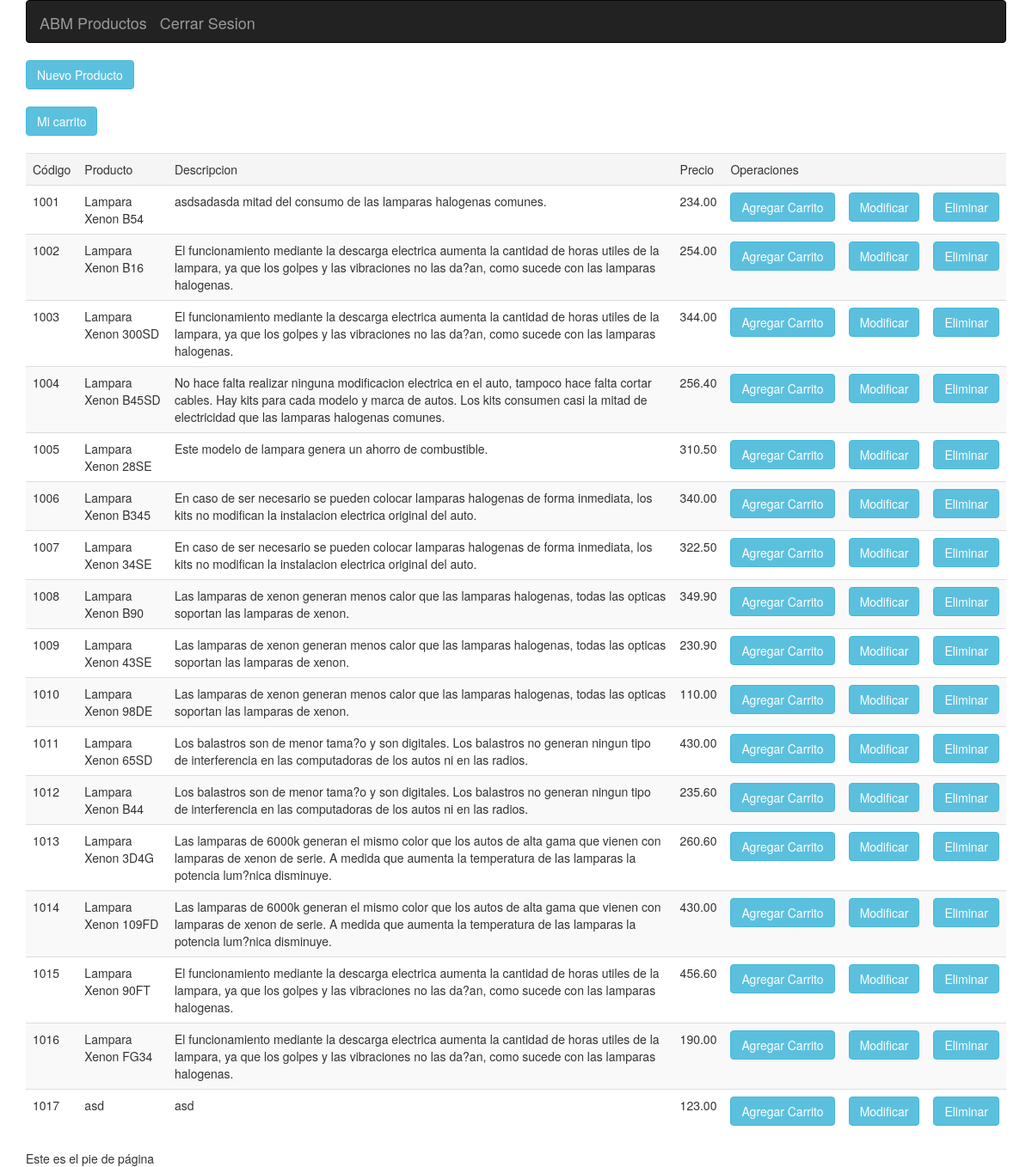
Page /inicio.php (signed in) on the committed database.
### tables this page shows
CREATE TABLE `productos` (
  `codigo` int(30) NOT NULL,
  `producto` varchar(30) NOT NULL,
  `descripcion` varchar(255) NOT NULL,
  `precio` decimal(10,2) NOT NULL
);

### clases/BasedeDatosmysqli.php (called while the page is built, shortened)
<?php
class BasedeDatosmysqli{
	private $conexion;
	private function _connect($servidor,$usuario,$password,$base){
		$this->conexion = new mysqli($servidor,$usuario,$password,$base);
		if (!$this->conexion->connect_errno){
			return false;
		}
	}
	private function setNames(){
		$this->conexion->query('SET NAMES utf8');
	}
	public function enviarQuery($query){
		$tipo = strtoupper(substr($query,0,6));
		switch ($tipo){
			case 'SELECT':
				$resultado = $this->conexion->query($query);
				if (!$resultado){
					$this->error = $this->conexion->error;
					return false;
				}
				else{
					if ($this->conexion->affected_rows == 0){
						return false;
					}
					else{
						while ($fila = $resultado->fetch_assoc()){
							$array_resultado[] = $fila;
						}
						return $array_resultado;
					}
				}
				break;
		}
	}
}
?>

### clases/Producto.php (called while the page is built, shortened)
<?php
class Producto {
	private $db;
	public function __construct($base){
		$this->db = $base;
	}
	public function getProductos(){
		$respuesta = $this->db->enviarQuery("select * from productos");
		if (!$respuesta and $this->db->error!=''){
			echo $this->db->error;
			return false;
		}
		else{
			if (!$respuesta){
				return false;
			}
			else {
				return $respuesta;
			}
		}
	}
}
?>

### inicio.php (the view, shortened to what this page needs)
<!DOCTYPE html>
<html lang="en">
<head>
	<link rel="stylesheet" type="text/css" href="bootstrap/css/bootstrap.min.css">
</head>
<body>
<div id="wrap">  <div id="main">
<div class="container">
<nav class="navbar navbar-inverse" role="navigation">
	<div class="container-fluid">
		<div class="navbar-header">
			<a href="./" class="navbar-brand">ABM Productos</a>
			<a href="salir.php" class="navbar-brand">Cerrar Sesion</a>
		</div>
	</div>
</nav>
<?php
	echo '<a href="alta.php"><button type="button" class="btn btn-info">Nuevo Producto</button></a><br /><br />';
	echo '<a href="carrito.php"><button type="button" class="btn btn-info">Mi carrito</button></a><br /><br />';
	$base = new BasedeDatosmysqli(SERVIDOR,USUARIO,PASSWORD,BASE);
	$producto = new Producto($base);
	$productoOK = $producto->getProductos();
	if ($productoOK){
		echo '<table class="table table-striped">
				<tr class="active">
					<td>Código</td>
					<td>Producto</td>
					<td>Descripcion</td>
					<td>Precio</td>
					<td colspan="3">Operaciones</td>
				</tr>';
		for ($i=0;$i<count($productoOK);$i++){
			echo '<tr>
					<td>'.$productoOK[$i]['codigo'].'</td>
					<td>'.$productoOK[$i]['producto'].'</td>
					<td>'.$productoOK[$i]['descripcion'].'</td>
					<td>'.$productoOK[$i]['precio'].'</td>
					<td><a href="agregarCarrito.php?codigo='.$productoOK[$i]['codigo'].'"><button type="button" class="btn btn-info">Agregar Carrito</button></a></td>
					<td><a href="modificar.php?codigo='.$productoOK[$i]['codigo'].'"><button type="button" class="btn btn-info">Modificar</button></a></td>
					<td><a href="eliminar.php?codigo='.$productoOK[$i]['codigo'].'" onclick="if(!confirm(\'Se borrará el producto seleccionado\'))return false"><button type="button" class="btn btn-info">Eliminar</button></a></td>
				</tr>';
		}
		echo '</table>';
	}
	else{
		echo 'Aún no hay datos ingresados';
	}
?>
</div>
</div>
</div>
<footer><div class="container">Este es el pie de página</div></footer>
</body>
</html>

### rows in the picture
productos: codigo "1001", producto "Lampara Xenon B54", descripcion "asdsadasda mitad del consumo de las lamparas halogenas comunes.", precio "234.00"
productos: codigo "1002", producto "Lampara Xenon B16", descripcion "El funcionamiento mediante la descarga electrica aumenta la cantidad de horas utiles de la lampara, ya que los golpes y las vibraciones no las da?an, como sucede con las lamparas halogenas.", precio "254.00"
productos: codigo "1003", producto "Lampara Xenon 300SD", descripcion "El funcionamiento mediante la descarga electrica aumenta la cantidad de horas utiles de la lampara, ya que los golpes y las vibraciones no las da?an, como sucede con las lamparas halogenas.", precio "344.00"
productos: codigo "1004", producto "Lampara Xenon B45SD", descripcion "No hace falta realizar ninguna modificacion electrica en el auto, tampoco hace falta cortar cables. Hay kits para cada modelo y marca de autos. Los kits consumen casi la mitad de electricidad que las lamparas halogenas comunes.", precio "256.40"
productos: codigo "1005", producto "Lampara Xenon 28SE", descripcion "Este modelo de lampara genera un ahorro de combustible.", precio "310.50"
productos: codigo "1006", producto "Lampara Xenon B345", descripcion "En caso de ser necesario se pueden colocar lamparas halogenas de forma inmediata, los kits no modifican la instalacion electrica original del auto.", precio "340.00"
productos: codigo "1007", producto "Lampara Xenon 34SE", descripcion "En caso de ser necesario se pueden colocar lamparas halogenas de forma inmediata, los kits no modifican la instalacion electrica original del auto.", precio "322.50"
productos: codigo "1008", producto "Lampara Xenon B90", descripcion "Las lamparas de xenon generan menos calor que las lamparas halogenas, todas las opticas soportan las lamparas de xenon.", precio "349.90"
productos: codigo "1009", producto "Lampara Xenon 43SE", descripcion "Las lamparas de xenon generan menos calor que las lamparas halogenas, todas las opticas soportan las lamparas de xenon.", precio "230.90"
productos: codigo "1010", producto "Lampara Xenon 98DE", descripcion "Las lamparas de xenon generan menos calor que las lamparas halogenas, todas las opticas soportan las lamparas de xenon.", precio "110.00"
productos: codigo "1011", producto "Lampara Xenon 65SD", descripcion "Los balastros son de menor tama?o y son digitales. Los balastros no generan ningun tipo de interferencia en las computadoras de los autos ni en las radios.", precio "430.00"
productos: codigo "1012", producto "Lampara Xenon B44", descripcion "Los balastros son de menor tama?o y son digitales. Los balastros no generan ningun tipo de interferencia en las computadoras de los autos ni en las radios.", precio "235.60"
productos: codigo "1013", producto "Lampara Xenon 3D4G", descripcion "Las lamparas de 6000k generan el mismo color que los autos de alta gama que vienen con lamparas de xenon de serie. A medida que aumenta la temperatura de las lamparas la potencia lum?nica disminuye.", precio "260.60"
productos: codigo "1014", producto "Lampara Xenon 109FD", descripcion "Las lamparas de 6000k generan el mismo color que los autos de alta gama que vienen con lamparas de xenon de serie. A medida que aumenta la temperatura de las lamparas la potencia lum?nica disminuye.", precio "430.00"
productos: codigo "1015", producto "Lampara Xenon 90FT", descripcion "El funcionamiento mediante la descarga electrica aumenta la cantidad de horas utiles de la lampara, ya que los golpes y las vibraciones no las da?an, como sucede con las lamparas halogenas.", precio "456.60"
productos: codigo "1016", producto "Lampara Xenon FG34", descripcion "El funcionamiento mediante la descarga electrica aumenta la cantidad de horas utiles de la lampara, ya que los golpes y las vibraciones no las da?an, como sucede con las lamparas halogenas.", precio "190.00"
productos: codigo "1017", producto "asd", descripcion "asd", precio "123.00"
